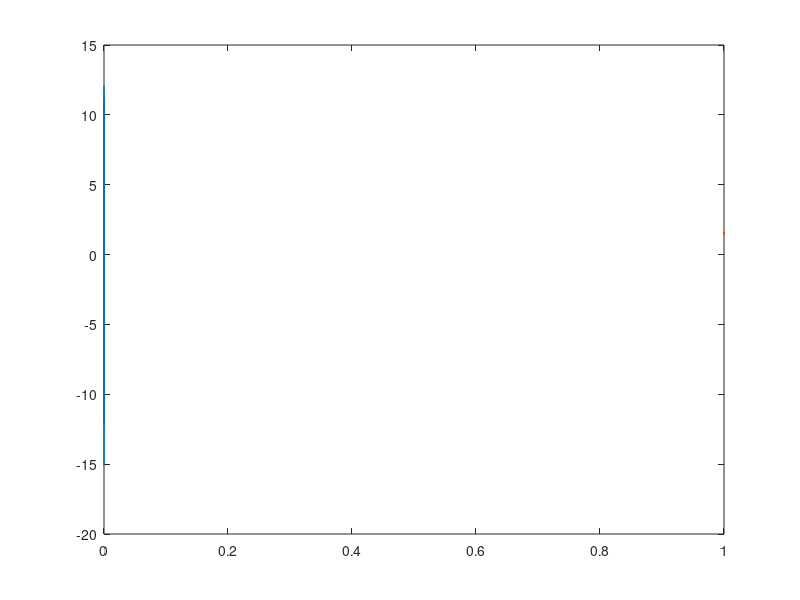

MATLAB code to generate this figure: (Note: this script raises an error after producing the figure.)
%% Q6
% Write a script to calculate the cross-correlation function between two signals and 
% plot the crosscorrelation function with the correct axis. 
% Use the function xcorr or np.correlate and employ the correct scaling.

% Make a random signal by convolving 2 cycles of a sinusoid with a white, random signal generated by
% the procedure randn or np.random.randn. The sampling frequency should be 100 MHz, 
% the frequency of the sinusoid is 5 MHz, and the length of the random signal should be 20 microseconds.
% Make a delayed version of the signal by adding zeros at the start of the signals, so that the delay
% corresponds to 0.4 microseconds.

% Correlate the two random signals and find the delay from the maximum value in the cross-correlation
% function.
% Write a function that automatically determines the delay from the two signals and the relevant
% parameters (Hint: see help max). The delay must be given in seconds.
close all; clear; clc;

%%
close all; 

fs = 100*10^(6); % Sampling frequency (Hz)
f = 5*10^(6); % MHz sinusoid freq

Ts = 1/fs; % Sampling period (s)
T = 1/f;   % Period of the sinusoid

t = 0:Ts:2*T; % sinusoid
t_rand = 0:Ts:(20*10^(-6));

% White noise samples
nr = 20*10^(-6)*Ts;

sinusoid = sin(2*pi*f*t);
white_noise = randn(1,length(t_rand));

%% --- Plot sinusoid + noise ---
% figure;
% plot(t, sinusoid)
% hold on
% plot(t_rand, white_noise)
% 
% xlabel('Time (s)')
% ylabel('Amplitude')
% title('Sinusoid and White Noise')
% grid on

%% --- Convolution plot ---
conv_sig = conv(white_noise, sinusoid);

t_rand = 0:Ts:(length(conv_sig)-1)*Ts;

figure;
plot(t_rand, conv_sig, LineWidth=1.5)
xlabel('Time (s)', FontSize=22)
ylabel('Amplitude', FontSize=22)
title('Convolution of Noise and Sinusoid', FontSize=24)
grid on
xlim([0 (length(conv_sig)-1)*Ts])

% Delay
delay = 0.4*10^(-6); % (s)

Add_0 = delay*fs;

% Delays
delayed_conv_sig = [zeros(1,Add_0) conv_sig];
delayed_t_rand = 0:Ts:(length(delayed_conv_sig)-1)*Ts;

hold on;

plot(delayed_t_rand, delayed_conv_sig, LineWidth=1.5)
ylim([-max(abs(delayed_conv_sig)+3) max(abs(delayed_conv_sig)+3)])
xlim([0 max(delayed_t_rand)])


%% Cross-Correlate and plot using Auxillary Function
figure;

[corr, lags] = delay_cross_correlation(conv_sig, delayed_conv_sig);


%% Use function to find the Delay in seconds

[time_delay, delay_samples, corr_max, idx] = analyze_time_delay(corr, fs);